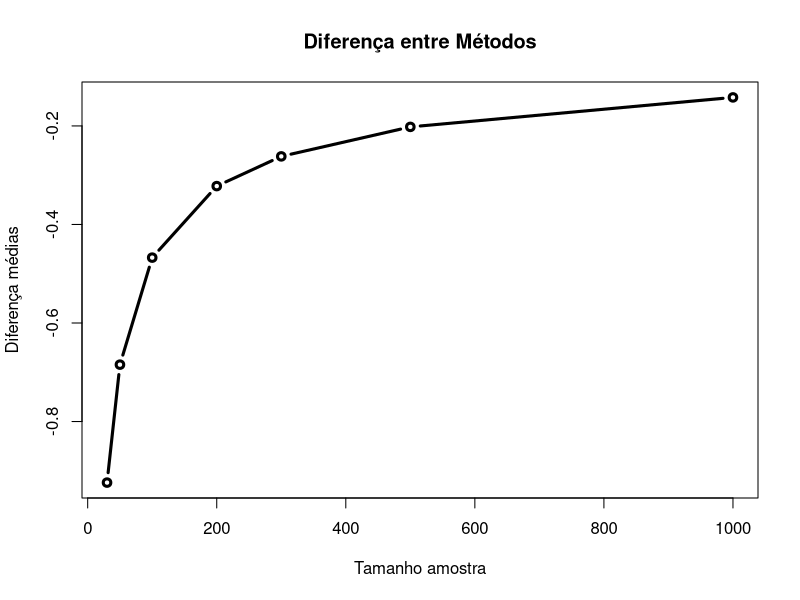

Write the R code that produced this figure.
set.seed(1918)


n_values <- c(30, 50, 100, 200, 300, 500, 1000)


k <- 3000  
p <- 0.6   
c <- 0.93 
z <- qnorm(((1+c)/2), mean = 0, sd = 1)
i <- 1
media_diferencas <- numeric(length(n_values))


gerador_amostras_bernoulli <- function(n) {
  matrix(rbinom(n * k, size = 1, prob = p), nrow = k, ncol = n)
}


for (n in n_values) {
  
  
  amostras <- gerador_amostras_bernoulli(n)
  diferenca_intervalos <- numeric(k)
  
  
  for (j in 1:k)  {
    
    x_media <- mean(amostras[j,])
    
    
    a <- 1+z^2/n
    b <- -2*x_media-z^2/n
    c <- x_media^2
    
    eq_matrix <- matrix(c(a, b, c), nrow = 1)
    
    intervalo_confianca_1 <- sort(Re(polyroot(eq_matrix)))
    
    
    desvio_padrao = sqrt(x_media * (1 - x_media) / n)
    margem_erro <- qnorm(1 - (1 - c) / 2) * desvio_padrao
    
    intervalo_confianca_2 <- c(x_media - margem_erro, x_media + margem_erro)
    
    
    diferenca_intervalos[j] <- ((intervalo_confianca_2[2] - intervalo_confianca_2[1]) 
                                   - (intervalo_confianca_1[2] - intervalo_confianca_1[1]))
  }
  media_diferencas[i] = mean(diferenca_intervalos)
  i <- i+1
}

plot(n_values, media_diferencas, type = "b", lwd = 3, 
     xlab = "Tamanho amostra", ylab = "Diferença médias",
     main = "Diferença entre Métodos")
